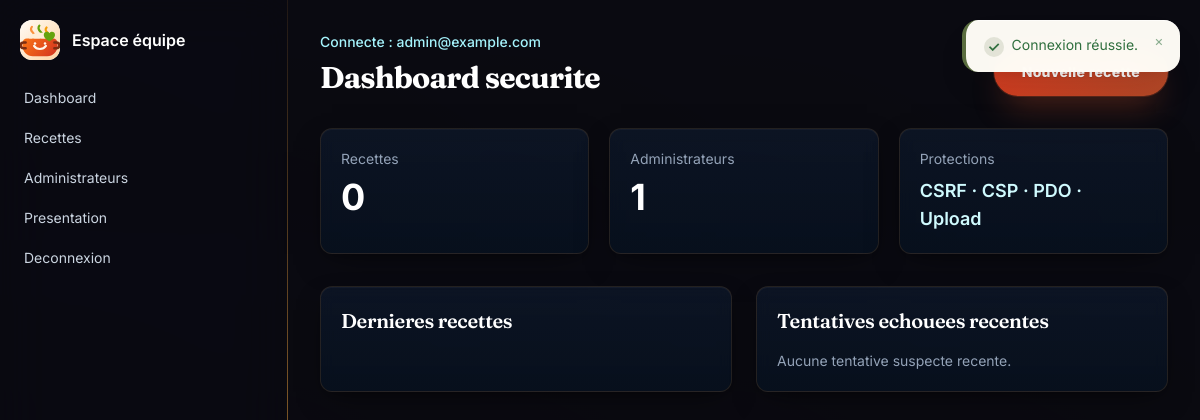
Page /admin/dashboard.php (signed in) on the earlier database version.
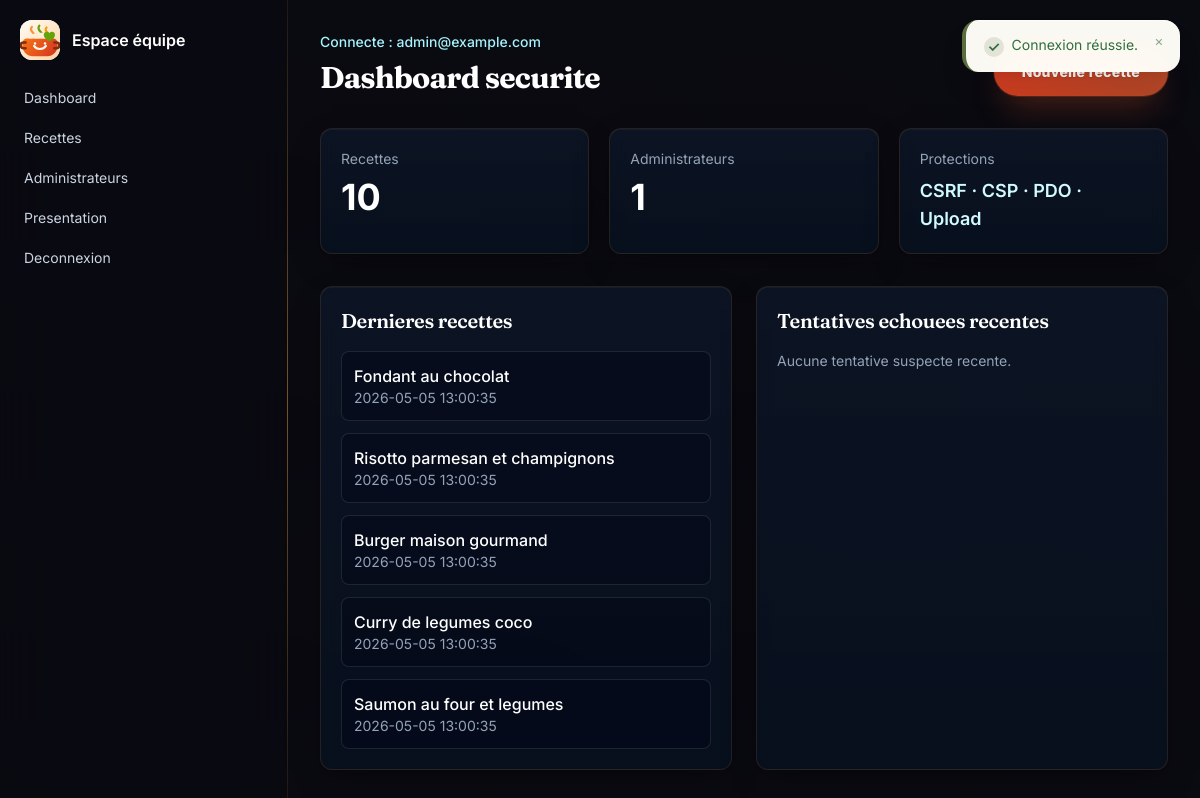
Same page on the later database version.
### tables this page shows
CREATE TABLE IF NOT EXISTS recipes (
  id INT AUTO_INCREMENT PRIMARY KEY,
  title VARCHAR(150) NOT NULL,
  slug VARCHAR(180) NOT NULL UNIQUE,
  short_description VARCHAR(300) NOT NULL,
  description TEXT NOT NULL,
  ingredients TEXT NOT NULL,
  preparation_steps TEXT NOT NULL,
  image_path VARCHAR(255) NULL,
  category VARCHAR(40) NOT NULL DEFAULT 'plats',
  status ENUM('draft', 'published', 'archived') NOT NULL DEFAULT 'draft',
  published_at DATETIME NULL,
  view_count INT UNSIGNED NOT NULL DEFAULT 0,
  created_at DATETIME NOT NULL DEFAULT CURRENT_TIMESTAMP,
  updated_at DATETIME NOT NULL DEFAULT CURRENT_TIMESTAMP ON UPDATE CURRENT_TIMESTAMP,
  INDEX idx_recipes_slug (slug),
  INDEX idx_recipes_public (status, category, published_at)
);

### public/admin/dashboard.php (called while the page is built)
<?php require __DIR__ . '/../../admin/dashboard.php';

### app/helpers/flash.php (called while the page is built, shortened)
<?php
function flash_get_all(): array
{
    $messages = $_SESSION['flash'] ?? [];
    return $messages;
}

### app/repositories/RecipeRepository.php (called while the page is built, shortened)
<?php
final class RecipeRepository
{
    public function latest(int $limit = 5): array
    {
        $stmt = $this->pdo->prepare("SELECT * FROM recipes WHERE status = 'published' ORDER BY published_at DESC, created_at DESC, id DESC LIMIT :limit");
        $stmt->bindValue(':limit', $limit, PDO::PARAM_INT);
        $stmt->execute();
        return $stmt->fetchAll();
    }
    public function count(): int
    {
        $stmt = $this->pdo->prepare("SELECT COUNT(*) FROM recipes WHERE status = 'published'");
        $stmt->execute();
        return (int) $stmt->fetchColumn();
    }
}

### app/repositories/AdminRepository.php (called while the page is built, shortened)
<?php
final class AdminRepository
{
    public function count(): int
    {
        $stmt = $this->pdo->prepare('SELECT COUNT(*) FROM admins');
        $stmt->execute();
        return (int) $stmt->fetchColumn();
    }
}

### app/repositories/LoginAttemptRepository.php (called while the page is built, shortened)
<?php
final class LoginAttemptRepository
{
    public function latestFailures(int $limit = 8): array
    {
        $stmt = $this->pdo->prepare(
            'SELECT email, ip_address, user_agent, created_at
             FROM login_attempts
             WHERE success = 0
             ORDER BY created_at DESC
             LIMIT :limit'
        );
        $stmt->bindValue(':limit', $limit, PDO::PARAM_INT);
        $stmt->execute();
        return $stmt->fetchAll();
    }
}

### admin/dashboard.php (the view, shortened to what the changed rows need)
<?php
require_once BASE_PATH . '/app/repositories/RecipeRepository.php';
require_once BASE_PATH . '/app/repositories/AdminRepository.php';
require_once BASE_PATH . '/app/repositories/LoginAttemptRepository.php';
$recipeCount = 0;
$adminCount = 0;
$latestRecipes = [];
$latestFailures = [];
$error = null;
try {
    $pdo = db();
    $recipeRepo = new RecipeRepository($pdo);
    $adminRepo = new AdminRepository($pdo);
    $attemptRepo = new LoginAttemptRepository($pdo);
    $recipeCount = $recipeRepo->count();
    $adminCount = $adminRepo->count();
    $latestRecipes = $recipeRepo->latest(5);
    $latestFailures = $attemptRepo->latestFailures(6);
} catch (Throwable $exception) {
    $error = 'Base de donnees indisponible.';
}
admin_header('Dashboard');
?>
<?php render_flash(); ?>
<div class="mb-8 flex flex-col gap-2 sm:flex-row sm:items-end sm:justify-between">
    <div>
        <h1 class="mt-2 text-3xl font-bold text-white">Dashboard securite</h1>
    </div>
</div>
<?php if ($error): ?>
    <div class="panel-card p-5 text-amber-100"><?= e($error) ?></div>
<?php else: ?>
    <div class="grid gap-5 md:grid-cols-3">
        <div class="panel-card p-5"><p class="text-sm text-slate-400">Recettes</p><p class="mt-2 text-4xl font-bold text-white"><?= e($recipeCount) ?></p></div>
        <div class="panel-card p-5"><p class="text-sm text-slate-400">Administrateurs</p><p class="mt-2 text-4xl font-bold text-white"><?= e($adminCount) ?></p></div>
        <div class="panel-card p-5"><p class="text-sm text-slate-400">Protections</p><p class="mt-2 text-lg font-semibold text-cyan-100">CSRF · CSP · PDO · Upload</p></div>
    </div>
    <div class="mt-8 grid gap-6 lg:grid-cols-2">
        <section class="panel-card p-5">
            <h2 class="text-xl font-semibold text-white">Dernieres recettes</h2>
            <div class="mt-4 space-y-3">
                <?php foreach ($latestRecipes as $recipe): ?>
                    <div class="rounded-lg border border-white/10 bg-slate-950/50 p-3">
                        <p class="font-medium text-white"><?= e($recipe['title']) ?></p>
                        <p class="text-sm text-slate-400"><?= e($recipe['created_at']) ?></p>
                    </div>
                <?php endforeach; ?>
            </div>
        </section>
        <section class="panel-card p-5">
            <h2 class="text-xl font-semibold text-white">Tentatives echouees recentes</h2>
            <div class="mt-4 space-y-3">
                <?php if (!$latestFailures): ?>
                    <p class="text-sm text-slate-400">Aucune tentative suspecte recente.</p>
                <?php endif; ?>
            </div>
        </section>
    </div>
<?php endif; ?>
<?php admin_footer(); ?>

### app/helpers/functions.php (shortened to what the changed rows need)
<?php
function e(mixed $value): string
{
    return htmlspecialchars((string) $value, ENT_QUOTES, 'UTF-8');
}
function admin_header(string $title): void
{
    $pageTitle = e($title . ' - Espace équipe');
    echo <<<HTML
<!doctype html>
<html lang="fr">
<head>
    <meta charset="utf-8">
    <meta name="viewport" content="width=device-width, initial-scale=1">
    <meta name="theme-color" content="#0a0a12">
    <title>{$pageTitle}</title>
    <link rel="preconnect" href="https://fonts.googleapis.com">
    <link rel="preconnect" href="https://fonts.gstatic.com" crossorigin>
    <link rel="stylesheet" href="https://fonts.googleapis.com/css2?family=Fraunces:opsz,wght@9..144,600;9..144,800&family=Inter:wght@400;500;600;700&family=JetBrains+Mono:wght@500&display=swap">
    <link rel="stylesheet" href="/assets/css/output.css">
    <script src="/assets/js/toasts.js" defer></script>
</head>
<body class="min-h-screen bg-slate-950 text-slate-100 antialiased font-sans">
<div class="min-h-screen lg:flex">
    <aside class="border-b border-white/10 bg-slate-950/95 lg:min-h-screen lg:w-72 lg:border-b-0 lg:border-r">
        <div class="flex items-center justify-between px-5 py-5 lg:block">
            <a class="flex items-center gap-3 font-semibold text-white" href="/admin/dashboard.php">
                <img class="h-10 w-10 rounded-xl bg-white" src="/assets/img/logo-mijote-maison.svg" alt="">
                <span>Espace équipe</span>
            </a>
            <a class="text-sm text-slate-400 hover:text-white lg:hidden" href="/deconnexion">Sortir</a>
        </div>
        <nav class="grid gap-1 px-3 pb-5 text-sm">
            <a class="rounded-lg px-3 py-2 text-slate-300 hover:bg-white/10 hover:text-white" href="/admin/dashboard.php">Dashboard</a>
            <a class="rounded-lg px-3 py-2 text-slate-300 hover:bg-white/10 hover:text-white" href="/admin/recipes/index.php">Recettes</a>
            <a class="rounded-lg px-3 py-2 text-slate-300 hover:bg-white/10 hover:text-white" href="/admin/admins/index.php">Administrateurs</a>
            <a class="rounded-lg px-3 py-2 text-slate-300 hover:bg-white/10 hover:text-white" href="/presentation">Presentation</a>
            <a class="hidden rounded-lg px-3 py-2 text-slate-300 hover:bg-white/10 hover:text-white lg:block" href="/deconnexion">Deconnexion</a>
        </nav>
    </aside>
    <main class="flex-1">
        <div class="mx-auto max-w-7xl px-4 py-8 sm:px-6 lg:px-8">
HTML;
}
function admin_footer(): void
{
    echo <<<HTML
        </div>
    </main>
</div>
<script src="/assets/js/admin.js" defer></script>
</body>
</html>
HTML;
}
function render_flash(): void
{
    $messages = flash_get_all();
    echo '<div class="flash-stack" aria-live="polite" role="status">';
    foreach ($messages as $type => $items) {
        $variant = $type === 'success' ? 'flash-toast-success' : 'flash-toast-error';
        foreach ($items as $message) {
            echo '<div class="flash-toast ' . $variant . '" role="alert">'
                . '<span>' . e($message) . '</span>'
                . '<button type="button" class="flash-toast-close" aria-label="Fermer la notification">×</button>'
                . '</div>';
        }
    }
    echo '</div>';
}

Differences in the rows shown:
now on this page (row edited): recipes: title "Fondant au chocolat", created_at "2026-05-05 13:00:35"
now on this page (row edited): recipes: title "Risotto parmesan et champignons", created_at "2026-05-05 13:00:35"
now on this page (row edited): recipes: title "Burger maison gourmand", created_at "2026-05-05 13:00:35"
now on this page (row edited): recipes: title "Curry de legumes coco", created_at "2026-05-05 13:00:35"
now on this page (row edited): recipes: title "Saumon au four et legumes", created_at "2026-05-05 13:00:35"
Other differences:
$recipeCount: "0" → "10"
